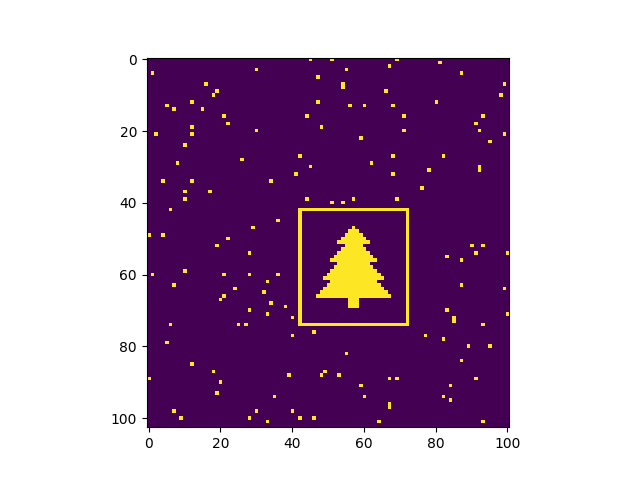
#> input picture 2024/7753.png, 640 x 480 px
$ python -i day14.py   (imports and definitions only)
#> lines starting #> are read from the running program, lines starting #| are printed output that depends on the picture
### 2024/utils.py
import __main__
from collections import namedtuple
import os
import heapq
import sys

def get_day():
    return get_filename().replace(".py", "")

def get_filename():
    return os.path.basename(sys.argv[0])

def get_data_filename():
    return get_filename().replace('.py', '.txt')

def load():
    return open(get_data_filename(), 'r').read()

def write_to_file(data):
    with open(get_data_filename(), 'w') as data_file:
        data_file.write(data.strip())

def file_to_lines(a):
    return a.splitlines()

def file_to_ints(a):
    return [int(l) for l in a.splitlines()]

def line_to_ints(a):
    return [int(l.strip()) for l in a.split(",")]

def line_to_str(a):
    return [l.strip() for l in a.split(",")]


class PriorityQueue:
    def __init__(self):
        self.elements = []

    def empty(self) -> bool:
        return not self.elements

    def put(self, item, priority):
        heapq.heappush(self.elements, (priority, item))

    def get(self):
        return heapq.heappop(self.elements)[1]


class BaseGraph:

    def neighbors(self, node):
        raise NotImplementedError


Location3D = namedtuple('Location3D', 'x y z')

class Graph3d(BaseGraph):
    # [4 lines left out: function __init__, not called in this run]

    def in_bounds(self, node):
        return 0 <= node.x < self.width and 0 <= node.y < self.height

    # [33 lines left out: functions neighbors, a_star_search, not called in this run]

### 2024/day14.py
from rich import print
from utils import *

basic_transform = file_to_lines

class Robot:

    def __init__(self, pos, vel):
        self.pos = pos
        self.vel = vel

    def take_turns(self, limits, n):
        x = (self.pos[0]+n*self.vel[0]) % limits[1]
        y = (self.pos[1]+n*self.vel[1]) % limits[0]
        return (x, y)

    def __repr__(self):
        return f"{self.pos=}, {self.vel=}"

import numpy as np

def sol1(data):
    robots = []
    for line in data:
        pos = tuple(int(e) for e in line.split(" ")[0][2:].split(","))
        vel = tuple(int(e) for e in line.split(" ")[1][2:].split(","))
        robots.append(Robot(pos, vel))
    limits = (7, 11)
    limits = (103, 101)
    grid = np.zeros(limits)
    for r in robots:
        p = r.take_turns(limits, 100)
        x, y = p
        grid[y][x] += 1
    total = 1
    tl, tr, bl, br = 0,0,0,0
    for x in range(limits[1]//2):
        for y in range(limits[0]//2):
            tl += grid[y][x]
    for x in range(limits[1]//2+1, limits[1]):
        for y in range(limits[0]//2):
            tr += grid[y][x]
    for x in range(limits[1]//2):
        for y in range(limits[0]//2+1, limits[0]):
            bl += grid[y][x]
    for x in range(limits[1]//2+1, limits[1]):
        for y in range(limits[0]//2+1, limits[0]):
            br += grid[y][x]
    return int(tl*tr*bl*br)

from matplotlib import pyplot as plt

def sol2(data):
    robots = []
    for line in data:
        pos = tuple(int(e) for e in line.split(" ")[0][2:].split(","))
        vel = tuple(int(e) for e in line.split(" ")[1][2:].split(","))
        robots.append(Robot(pos, vel))
    #limits = (7, 11)
    limits = (103, 101)
    answer = 0
    for i in range(10000):
        if (i % limits[0]) == 28 and (i % limits[1]) == 77:
            answer = i
            grid = np.zeros(limits)
            for r in robots:
                p = r.take_turns(limits, i)
                x, y = p
                grid[y][x] = 1
            plt.imshow(grid)
            plt.savefig(f'{i:04}.png')
    return answer

data = """p=0,4 v=3,-3
p=6,3 v=-1,-3
p=10,3 v=-1,2
p=2,0 v=2,-1
p=0,0 v=1,3
p=3,0 v=-2,-2
p=7,6 v=-1,-3
p=3,0 v=-1,-2
p=9,3 v=2,3
p=7,3 v=-1,2
p=2,4 v=2,-3
p=9,5 v=-3,-3"""
# [1 line not run here, left out]

data = basic_transform(data)
# [2 lines not run here, left out]

>>> import cv2
>>> picture = cv2.imread('7753.png', cv2.IMREAD_GRAYSCALE)
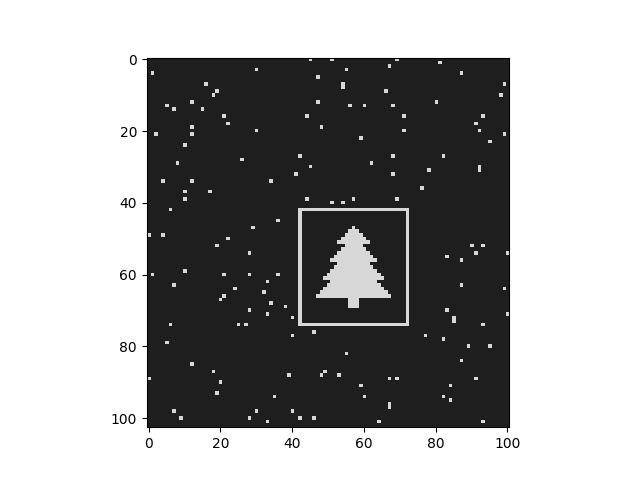
#> picture: shape (480, 640); min 0, max 255, mean 159.6
#> the loop in sol1, `for line in data:` made 1 pass
#> after the loop in sol1, `for line in data:`: robots = []
#> (the run stopped early here; a loop or call above may not have finished)
